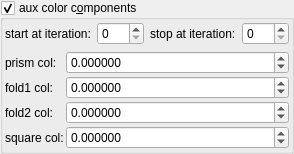
    <widget class="MyGroupBox" name="groupCheck_fold_color_aux_color_enabled_false">
     <property name="title">
      <string>aux color c&amp;omponents</string>
     </property>
     <property name="checkable">
      <bool>true</bool>
     </property>
     <layout class="QVBoxLayout" name="verticalLayout_11">
      <property name="leftMargin">
       <number>2</number>
      </property>
      <property name="topMargin">
       <number>2</number>
      </property>
      <property name="rightMargin">
       <number>2</number>
      </property>
      <property name="bottomMargin">
       <number>2</number>
      </property>
      <item>
       <layout class="QHBoxLayout" name="horizontalLayout_26" stretch="0,1,0,1">
        <item>
         <widget class="QLabel" name="label_109">
          <property name="text">
           <string>start at iteration:</string>
          </property>
         </widget>
        </item>
        <item>
         <widget class="MySpinBox" name="spinboxInt_fold_color_start_iterations_A">
          <property name="sizePolicy">
           <sizepolicy hsizetype="Minimum" vsizetype="Maximum">
            <horstretch>0</horstretch>
            <verstretch>0</verstretch>
           </sizepolicy>
          </property>
          <property name="minimum">
           <number>0</number>
          </property>
          <property name="maximum">
           <number>999</number>
          </property>
          <property name="value">
           <number>0</number>
          </property>
         </widget>
        </item>
        <item>
         <widget class="QLabel" name="label_79">
          <property name="text">
           <string>stop at iteration:</string>
          </property>
         </widget>
        </item>
        <item>
         <widget class="MySpinBox" name="spinboxInt_fold_color_stop_iterations_A">
          <property name="sizePolicy">
           <sizepolicy hsizetype="Preferred" vsizetype="Maximum">
            <horstretch>0</horstretch>
            <verstretch>0</verstretch>
           </sizepolicy>
          </property>
          <property name="maximum">
           <number>999</number>
          </property>
         </widget>
        </item>
       </layout>
      </item>
      <item>
       <layout class="QGridLayout" name="gridLayout_7" columnstretch="0,1">
        <property name="spacing">
         <number>2</number>
        </property>
        <item row="3" column="1">
         <widget class="MyDoubleSpinBox" name="spinbox4_fold_color_difs_0000_w">
          <property name="sizePolicy">
           <sizepolicy hsizetype="Minimum" vsizetype="Maximum">
            <horstretch>0</horstretch>
            <verstretch>0</verstretch>
           </sizepolicy>
          </property>
          <property name="prefix">
           <string/>
          </property>
          <property name="suffix">
           <string/>
          </property>
          <property name="decimals">
           <number>6</number>
          </property>
          <property name="minimum">
           <double>-100.000000000000000</double>
          </property>
          <property name="maximum">
           <double>100.000000000000000</double>
          </property>
          <property name="singleStep">
           <double>0.100000000000000</double>
          </property>
         </widget>
        </item>
        <item row="0" column="0">
         <widget class="QLabel" name="label_285">
          <property name="text">
           <string>prism col:</string>
          </property>
         </widget>
        </item>
        <item row="1" column="1">
         <widget class="MyDoubleSpinBox" name="spinbox4_fold_color_difs_0000_y">
          <property name="sizePolicy">
           <sizepolicy hsizetype="Minimum" vsizetype="Maximum">
            <horstretch>0</horstretch>
            <verstretch>0</verstretch>
           </sizepolicy>
          </property>
          <property name="prefix">
           <string/>
          </property>
          <property name="suffix">
           <string/>
          </property>
          <property name="decimals">
           <number>6</number>
          </property>
          <property name="minimum">
           <double>-100.000000000000000</double>
          </property>
          <property name="maximum">
           <double>100.000000000000000</double>
          </property>
          <property name="singleStep">
           <double>0.100000000000000</double>
          </property>
         </widget>
        </item>
        <item row="0" column="1">
         <widget class="MyDoubleSpinBox" name="spinbox4_fold_color_difs_0000_x">
          <property name="sizePolicy">
           <sizepolicy hsizetype="Minimum" vsizetype="Maximum">
            <horstretch>0</horstretch>
            <verstretch>0</verstretch>
           </sizepolicy>
          </property>
          <property name="prefix">
           <string/>
          </property>
          <property name="suffix">
           <string/>
          </property>
          <property name="decimals">
           <number>6</number>
          </property>
          <property name="minimum">
           <double>-100.000000000000000</double>
          </property>
          <property name="maximum">
           <double>100.000000000000000</double>
          </property>
          <property name="singleStep">
           <double>0.100000000000000</double>
          </property>
         </widget>
        </item>
        <item row="2" column="0">
         <widget class="QLabel" name="label_289">
          <property name="text">
           <string>fold2 col:</string>
          </property>
         </widget>
        </item>
        <item row="1" column="0">
         <widget class="QLabel" name="label_180">
          <property name="text">
           <string>fold1 col:</string>
          </property>
         </widget>
        </item>
        <item row="2" column="1">
         <widget class="MyDoubleSpinBox" name="spinbox4_fold_color_difs_0000_z">
          <property name="sizePolicy">
           <sizepolicy hsizetype="Minimum" vsizetype="Maximum">
            <horstretch>0</horstretch>
            <verstretch>0</verstretch>
           </sizepolicy>
          </property>
          <property name="prefix">
           <string/>
          </property>
          <property name="suffix">
           <string/>
          </property>
          <property name="decimals">
           <number>6</number>
          </property>
          <property name="minimum">
           <double>-100.000000000000000</double>
          </property>
          <property name="maximum">
           <double>100.000000000000000</double>
          </property>
          <property name="singleStep">
           <double>0.100000000000000</double>
          </property>
         </widget>
        </item>
        <item row="3" column="0">
         <widget class="QLabel" name="label_290">
          <property name="text">
           <string>square col:</string>
          </property>
         </widget>
        </item>
       </layout>
      </item>
     </layout>
    </widget>
